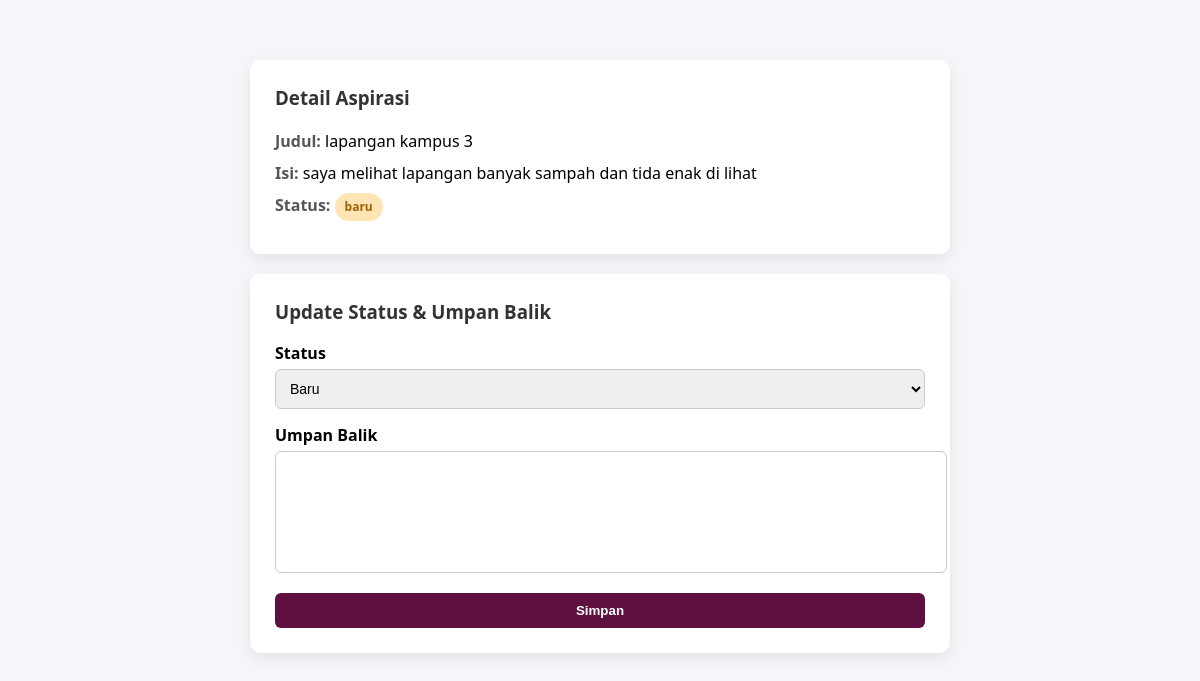
The app's page /Index.php?controller=AdminController&action=detail&id=2 (signed in) with its own data.
### tables this page shows
CREATE TABLE `aspirasi` (
  `id_aspirasi` int(11) NOT NULL,
  `id_user` int(11) NOT NULL,
  `id_kategori` int(11) NOT NULL,
  `judul` varchar(150) NOT NULL,
  `isi` text NOT NULL,
  `tanggal` datetime DEFAULT current_timestamp(),
  `status` enum('baru','diproses','selesai') DEFAULT 'baru'
);

### app/controllers/AdminController.php (called while the page is built, shortened)
<?php
require_once 'app/models/AspirasiModel.php';
class AdminController {
    public function detail() {
        $model = new AspirasiModel();
        $data = $model->getById($_GET['id']);
        include 'app/views/admin/DetailAspirasi.php';
    }
}

### Index.php (called while the page is built, shortened)
<?php
$action     = $_GET['action'] ?? 'index';
$obj = new $controller();
$obj->$action();

### app/models/Koneksi.php (called while the page is built, shortened)
<?php
class Koneksi {
    private $host = "localhost";
    private $user = "root";
    private $pass = "";
    private $db   = "pengaduan_sekolah";
    public function __construct() {
        $this->conn = new mysqli(
            $this->host,
            $this->user,
            $this->pass,
            $this->db
        );
    }
}

### app/models/AspirasiModel.php (called while the page is built, shortened)
<?php
require_once __DIR__ . '/Koneksi.php';
class AspirasiModel extends Koneksi {
    public function getById($id) {
        $query = "SELECT * FROM aspirasi WHERE id_aspirasi = '$id'";
        $result = $this->conn->query($query);
        return $result->fetch_assoc();
    }
}

### app/views/admin/DetailAspirasi.php (the view, shortened to what this page needs)
<!DOCTYPE html>
<html lang="id">
<head>
</head>
<body>
<div class="container">
    <div class="card">
        <h3>Detail Aspirasi</h3>
        <div class="detail">
            <p><span class="label">Judul:</span> <?= $data['judul']; ?></p>
            <p><span class="label">Isi:</span> <?= $data['isi']; ?></p>
            <p>
                <span class="label">Status:</span>
                <span class="status <?= strtolower($data['status']); ?>">
                    <?= $data['status']; ?>
                </span>
            </p>
        </div>
    </div>
    <div class="card">
        <h3>Update Status & Umpan Balik</h3>
        <form method="post" action="Index.php?controller=AdminController&action=proses">
            <label>Status</label>
            <select name="status">
                <option value="baru">Baru</option>
            </select>
            <label>Umpan Balik</label>
            <textarea name="pesan" required></textarea>
            <button type="submit" class="btn">Simpan</button>
        </form>
    </div>
</div>
</body>
</html>

### app/views/admin/DetailAspirasi.php (style rules this page uses)
body { margin: 0; font-family: 'Segoe UI', sans-serif; background: #f4f6f9; }
.container { max-width: 700px; margin: 40px auto; padding: 20px; }
.card { background: #fff; border-radius: 10px; padding: 25px; box-shadow: 0 5px 15px rgba(0,0,0,0.08); margin-bottom: 20px; }
h3 { margin-top: 0; color: #333; }
.detail p { margin: 8px 0; line-height: 1.5; }
.label { font-weight: bold; color: #555; }
.status { padding: 5px 10px; border-radius: 15px; font-size: 12px; font-weight: bold; display: inline-block; }
.status.baru { background: #ffe5b4; color: #a15c00; }
label { font-weight: bold; display: block; margin-top: 15px; margin-bottom: 5px; }
select, textarea { width: 100%; padding: 10px; border-radius: 6px; border: 1px solid #ccc; font-size: 14px; }
textarea { height: 100px; resize: none; }
.btn { margin-top: 15px; padding: 10px; border: none; border-radius: 6px; background: #5f0f40; color: #fff; font-weight: bold; cursor: pointer; width: 100%; transition: 0.3s; }

### records on screen
aspirasi: judul "lapangan kampus 3", isi "saya melihat lapangan banyak sampah dan tida enak di lihat", status "baru"
